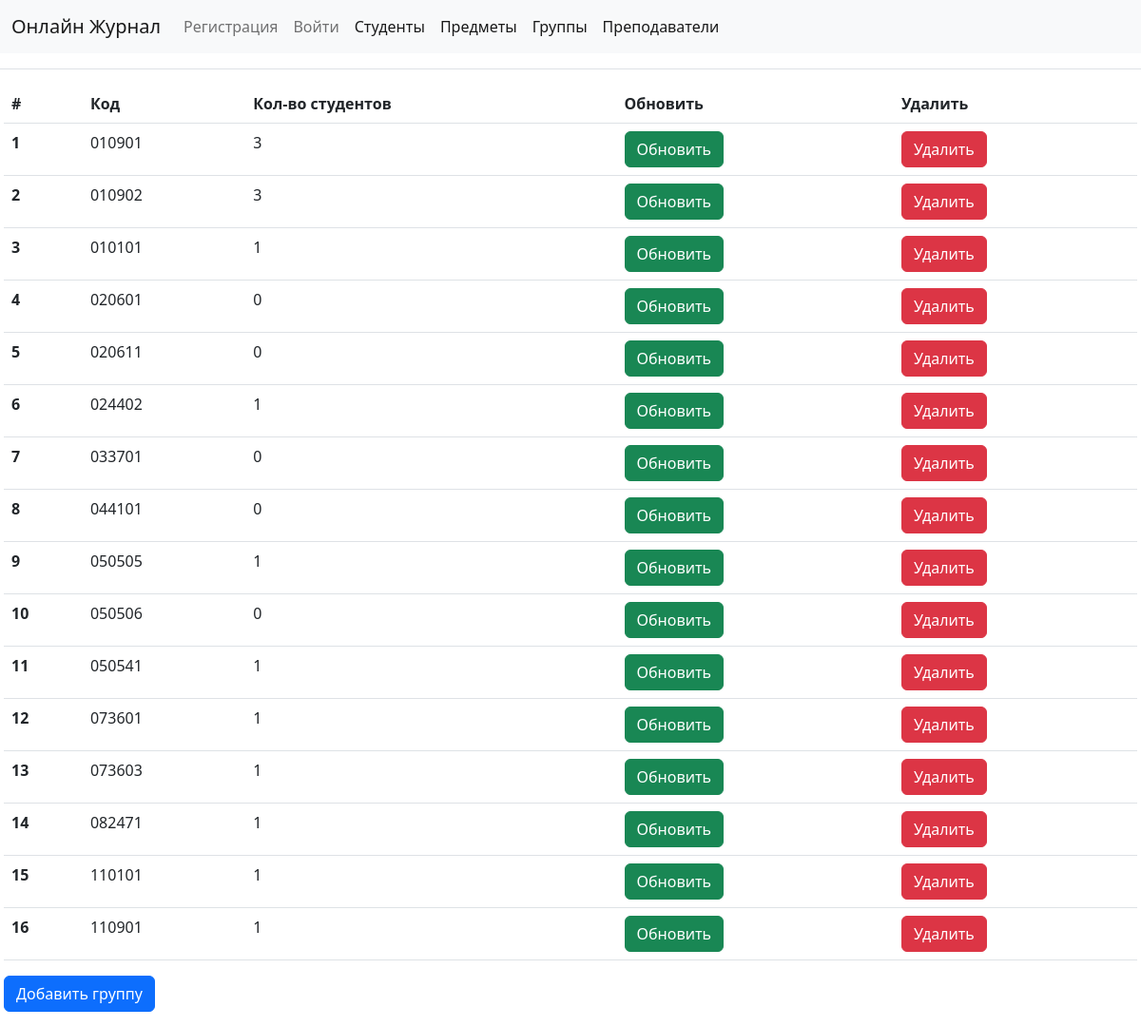
The app's page /groups/ with its own data.
### gradebook/models.py (models this page shows, shortened)
class Group(models.Model):
    code = models.CharField(max_length=6, unique=True)

### gradebook/views.py (the view)
# urls.py: path('groups/', views.GroupView.as_view(), name="groups"),
class GroupView(ListView):
    model = Group
    template_name = 'group_list.html'

### templates/group_list.html
{% extends 'base.html' %}
{% block content %}
    <div class="group-content" style="
    position: relative;
    padding: 1rem;
    margin: 1rem -0.75rem 0;
    border: solid #dee2e6;
    border-width: 1px 0 0;">
        <table class="table">
            <thead>
                <tr>
                <th scope="col">#</th>
                <th scope="col">Код</th>
                <th scope="col">Кол-во студентов</th>
                <th scope="col">Обновить</th>
                <th scope="col">Удалить</th>
                </tr>
            </thead>
            <tbody>
                {% for group in object_list %}
                    <tr>
                        <th scope="row">{{ forloop.counter }}</th>
                        <td>{{group.code}}</td>
                        <td>{{group.students.count}}</td>
                        <td><a class="btn btn-success" href="{% url 'update_group' group.id %}">Обновить</a></td>
                        <td><a class="btn btn-danger" href="{% url 'delete_group' group.id %}">Удалить</a></td>
                    </tr>
                {% endfor %}
            </tbody>
        </table>
        <a class="btn btn-primary" href="{% url 'add_group' %}">Добавить группу</a>
    </div>
{% endblock content %}

### records on screen
Group: code "010901", students.count "3"
Group: code "010902", students.count "3"
Group: code "010101", students.count "1"
Group: code "020601", students.count "0"
Group: code "020611", students.count "0"
Group: code "024402", students.count "1"
Group: code "033701", students.count "0"
Group: code "044101", students.count "0"
Group: code "050505", students.count "1"
Group: code "050506", students.count "0"
Group: code "050541", students.count "1"
Group: code "073601", students.count "1"
Group: code "073603", students.count "1"
Group: code "082471", students.count "1"
Group: code "110101", students.count "1"
Group: code "110901", students.count "1"
